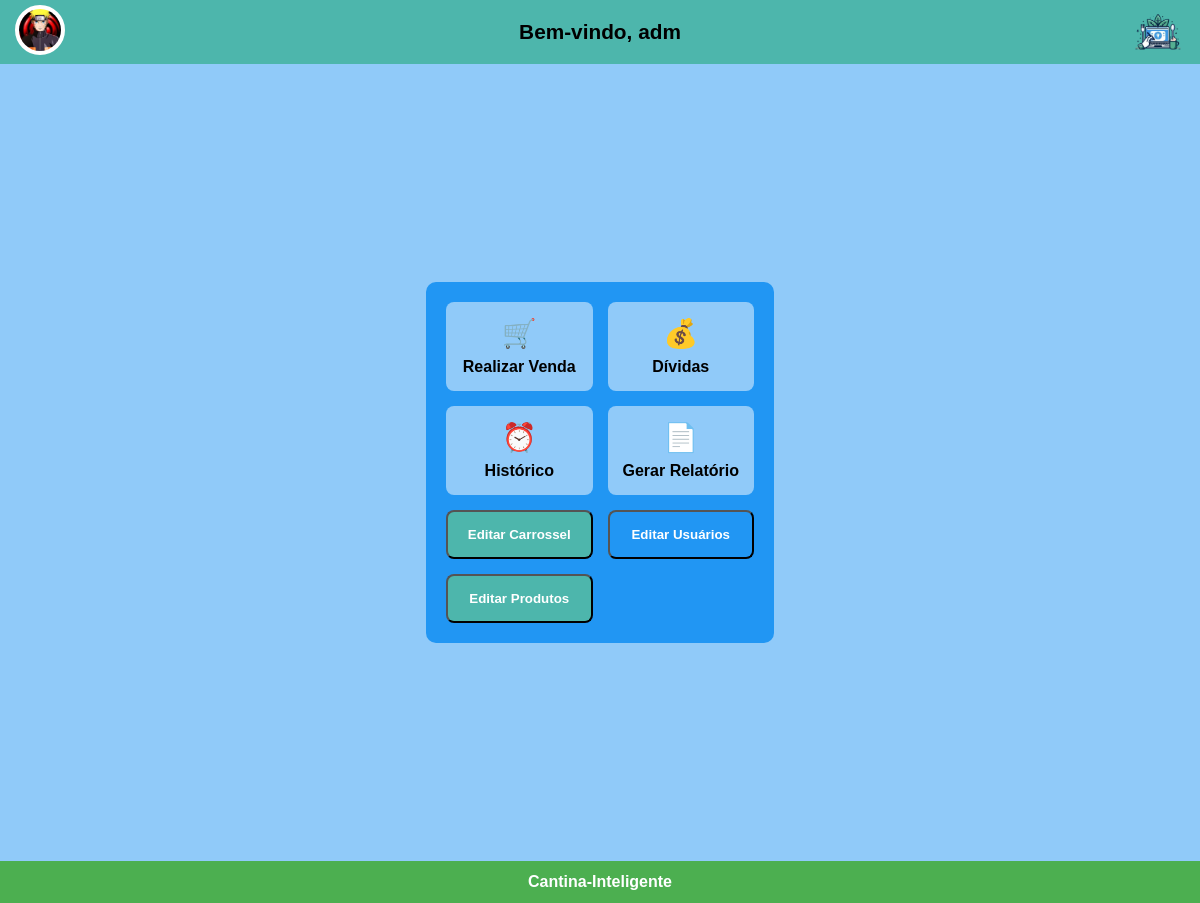
/adm/ (signed in), run on the app's committed database.
### PFI/models.py (models this page shows, shortened)
class Usuario(models.Model):
    nome = models.CharField(max_length=100)
    matricula = models.CharField(max_length=20, unique=True)
    telefone = models.CharField(max_length=20, blank=True, null=True)
    telefone_responsavel = models.CharField(max_length=20, blank=True, null=True)
    email = models.EmailField(unique=True)
    senha = models.CharField(max_length=128)
    is_admin = models.BooleanField(default=False)
    saldo_em_dividas = models.DecimalField(max_digits=6, decimal_places=2, default=0)
    data_primeira_compra = models.DateField(null=True, blank=True)
    foto = models.ImageField(upload_to='fotos_usuarios/', blank=True, null=True)
    def __str__(self):
        return f"{self.nome} ({'Admin' if self.is_admin else 'Usuário'})"

### PFI/views.py (the view)
# urls.py: path('adm/', views.pagina_adm, name='adm_dashboard'),
def pagina_adm(request):
    usuario_id = request.session.get("usuario_id")
    if not usuario_id:
        return redirect("login")
    admin_user = get_object_or_404(Usuario, id=usuario_id)
    if not admin_user.is_admin:
        return redirect("cliente")
    todos_usuarios = Usuario.objects.all()
    dados = []
    for u in todos_usuarios:
        total_devido = Venda.objects.filter(usuario=u, pago=False)\
            .aggregate(Sum('valor_total'))['valor_total__sum'] or Decimal('0')
        if total_devido > Decimal('0'):
            dados.append({
                'usuario': u,
                'total_dividas': total_devido
            })
    print("DADOS ENVIADOS:", dados)
    return render(request, "Site_principal/tela_home_adm/index.html", {
        "usuario": admin_user,
        "dados": dados
    })

### templates/Site_principal/tela_home_adm/index.html (shortened to what this page needs)
{% load static %}
<!DOCTYPE html>
<html lang="pt-BR">
<head>
  <link rel="stylesheet" href="{% static 'CSS/style_admin.css' %}">
</head>
<body>
  <header class="topo">
    <div class="perfil" onclick="toggleMenu()">
      {% if usuario.foto %}
        <img src="{{ usuario.foto.url }}" alt="Perfil">
      {% else %}
        <img src="https://cdn-icons-png.flaticon.com/512/149/149071.png" alt="Perfil">
      {% endif %}
    </div>
    <h1>Bem-vindo, {{ usuario.nome }}</h1>
    <img src="{% static 'media/logo.png' %}" class="logo-topo" alt="Logo">
  </header>
  <div id="conteudo">
    <main>
      <div class="cards-container">
        <div class="card" onclick="window.location.href='{% url 'vendas' %}'">
          <span class="icon">🛒</span>
          <p>Realizar Venda</p>
        </div>
        <div class="card" onclick="window.location.href='{% url 'minhas_dividas' %}'">
          <span class="icon">💰</span>
          <p>Dívidas</p>
        </div>
        <div class="card" onclick="window.location.href='{% url 'historico_adm' %}'">
          <span class="icon">⏰</span>
          <p>Histórico</p>
        </div>
        <div class="card" onclick="window.location.href='{% url 'gerar_relatorio' %}'">
          <span class="icon">📄</span>
          <p>Gerar Relatório</p>
        </div>
        <button class="card especial verde" onclick="window.location.href='{% url 'editar_carrossel' %}'">
          <p>Editar Carrossel</p>
        </button>
        <button class="card especial azul" onclick="window.location.href='{% url 'listar_usuarios' %}'">
          <p>Editar Usuários</p>
        </button>
        <button class="card especial verde" onclick="window.location.href='{% url 'listar_produtos' %}'">
          <p>Editar Produtos</p>
        </button>
      </div>
    </main>
    <footer>
      Cantina-Inteligente
    </footer>
  </div>
</body>
</html>

### PFI/static/CSS/style_admin.css (style rules this page uses)
:root { --cor-fundo: #90CAF9; --cor-topo: #4db6ac; --cor-botao-voltar: #3f51b5; --cor-card: #2196f3; --cor-rodape: #4caf50; --cor-texto-claro: #ffffff; --cor-preto: #000000; }
* { margin: 0; padding: 0; box-sizing: border-box; font-family: Arial, sans-serif; }
body { min-height: 100vh; display: flex; flex-direction: column; background: var(--cor-fundo); }
header { background: var(--cor-topo); color: var(--cor-preto); font-weight: bold; padding: 20px; display: flex; align-items: center; justify-content: center; position: relative; text-align: center; }
header h1 { font-size: 1.3rem; }
header .perfil { position: absolute; left: 15px; cursor: pointer; }
.perfil img { width: 50px; height: 50px; border-radius: 50%; object-fit: cover; border: 2px solid white; background: white; padding: 2px; }
.logo-topo { position: absolute; right: 15px; width: 55px; height: 55px; object-fit: contain; }
.azul { background: var(--cor-card); color: var(--cor-texto-claro); }
main { flex: 1; display: flex; justify-content: center; align-items: center; padding: 218px; }
.cards-container { background: var(--cor-card); padding: 20px; border-radius: 10px; display: grid; grid-template-columns: repeat(2, 1fr); gap: 15px; }
.card { background: var(--cor-fundo); padding: 15px; border-radius: 8px; text-align: center; font-weight: bold; display: flex; flex-direction: column; align-items: center; transition: .2s; cursor: pointer; }
.icon { font-size: 28px; margin-bottom: 8px; }
.card.especial.verde { background: var(--cor-topo); color: white; }
.card.especial.azul { background: var(--cor-card); color: white; }
footer { background: var(--cor-rodape); color: white; text-align: center; padding: 12px; font-weight: bold; }

### data on the page
Usuario: foto (picture), nome "adm"
